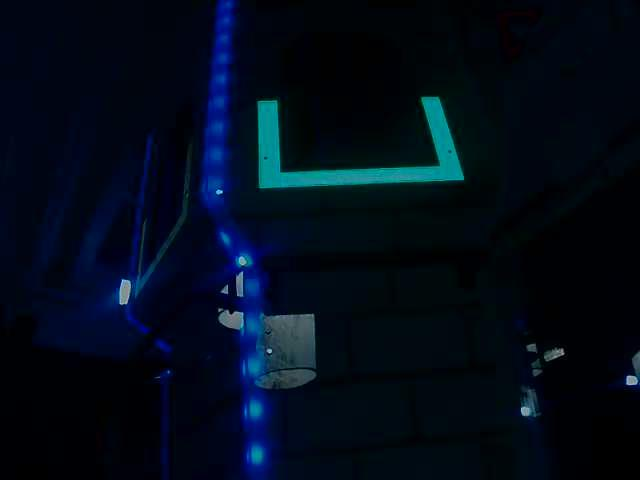
#> input picture vision/images/20.jpg, 640 x 480 px
$ jupyter execute '2016 STRONGHOLD Computer Vision & Targeting.ipynb'   (shell and % lines are left out)   (older library calls are emulated)
#> lines starting #> are read from the running program, lines starting #| are printed output that depends on the picture; after the words box and inside, x2 and y2 are one past the last pixel; in counts of white or black regions, pixels touching at a corner belong together
# 2016 STRONGHOLD Computer Vision & Targeting
This notebook outlines the techniques used for the Stryke Force 2016 computer vision and targetting system. To facilitate understanding, we use Python and OpenCV to process step by step through the process, and show pictures with intermediate results. In the competition robot, we use C++ and OpenCV and we are only interested in the final targeting information.

First, set up this notebook.

[cell 1]
import cv2
from matplotlib import pyplot as plt
import numpy as np
plt.rcParams['image.cmap'] = 'gray'

And define a utility function for displaying an image.

[cell 2]
BGR = 0
HSV = 1
BW  = 2
def displayImage(input_image, type):
    if type == BGR:
        plt.imshow(cv2.cvtColor(input_image, cv2.COLOR_BGR2RGB))
    elif type == HSV:
        plt.imshow(cv2.cvtColor(input_image, cv2.COLOR_HSV2RGB))
    elif type == BW:
        plt.imshow(input_image)
    else:
        raise("format not recognized.")
    plt.show()

### Capture a frame
Load our sample image and display it. This sample image was provided by FIRST and is similar in size, illumination, exposure and position to a frame our robot's targeting camera captures.

[cell 3]
frame = cv2.imread("images/20.jpg")
#> frame is the input picture: shape (480, 640, 3); mean B, G, R 25.2, 11.2, 1.8
displayImage(frame, BGR)

### The HSV Color Space
Now a short digression from our frame processing. Frames are captured by the camera in BGR format. We are going to convert our BGR frame to the [HSV color space](https://en.wikipedia.org/wiki/HSL_and_HSV) and then select just the image pixels that fall in-between two colors. Since we are looking for a specific reflected greenish color we can use a fairly narrow Hue range (first element of `hsv_lower` and `hsv_upper` below) and accomodate a large range for saturation and value/brightness (second and third elements respectively). This is usually harder to achieve with BGR images since all three channels contain color and brightness information and therefore change together with the amount of light in the image.

Blurring the image is often used to remove small features we're not interested in (noise). We'll compare our result with and without blurring the image first.


### Select HSV lower and upper color limits
To prepare for a competition, we use test images to select a lower and upper HSV bound color for the **inRange** operation to calibrate our camera for the particular lighting conditions on the competition field. In this exercise, we use the captured frame above as our calibration image. You can use the 'select by color' operation of an imaging program such as Photoshop to sample the target color.

As a starting point, we use hue + 5 and hue - 5 as our upper and lower bounds. We display these colors next to part of the target image below. Note: hue is normally in the range 0-360 but OpenCV uses 0-180 so we will integer divide by 2. We'll use wide ranges for saturation and value (brightness) since these vary more with robot position and ambient lighting changes.

[cell 4]
hue = 182 // 2
hsv_lower = (hue - 5, 100, 100)
hsv_upper = (hue + 5, 255, 255)

plt.subplot(1, 3, 1)
plt.imshow(cv2.cvtColor(np.uint8([[hsv_lower]*100]*100), cv2.COLOR_HSV2RGB))
plt.subplot(1, 3, 2)
plt.imshow(cv2.cvtColor(frame[120:200, 400:475], cv2.COLOR_BGR2RGB))
plt.subplot(1, 3, 3)
plt.imshow(cv2.cvtColor(np.uint8([[hsv_upper]*100]*100), cv2.COLOR_HSV2RGB))
plt.show()
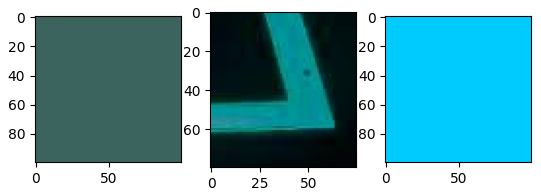
#> figure drawn by matplotlib, 3 panels

### Select pixels that fall in range of our upper and lower colors
Back to frame processing. We now want to select all pixels that fall within the HSV range of our upper and lower limits selected prior to the match. We use OpenCV's **inRange** operation to process the frame and return a new black and white image with the selected pixels in white.

[cell 5]
hsv_frame = cv2.cvtColor(frame, cv2.COLOR_BGR2HSV)
#> hsv_frame: shape (480, 640, 3); mean H, S, V 106.7, 240.1, 25.3
inrange_mask = cv2.inRange(hsv_frame, hsv_lower, hsv_upper)
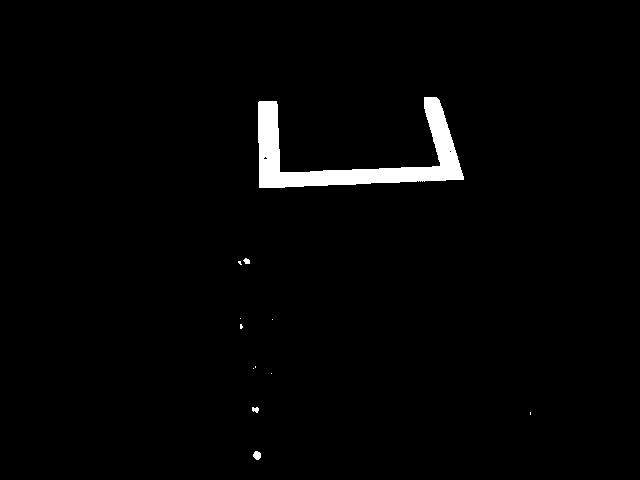
#> inrange_mask: shape (480, 640); 1.9% white; 12 white regions (8 under 20 px), largest, box (x1, y1, x2, y2) and area: (258, 97, 464, 188) 5779, (253, 451, 261, 460) 55, (252, 407, 259, 413) 31, (243, 258, 250, 264) 30
displayImage(inrange_mask, BW)

### Removal unwanted noise in our mask image
For the 2016 robot we used a technique called [Morphological Closing](https://en.wikipedia.org/wiki/Closing_%28morphology%29) which is used for closing small holes in the mask of our target. Closing is dilation followed by erosion with a structuring element size we can tweak.

[cell 6]
# a bit of trial and error finds good structuring element parameters
size = 3
structuring_element = cv2.getStructuringElement(cv2.MORPH_RECT, (size, size))

# dilate, then erode the mask of the target to close small holes in the target
dilated_mask = cv2.dilate(inrange_mask, structuring_element)
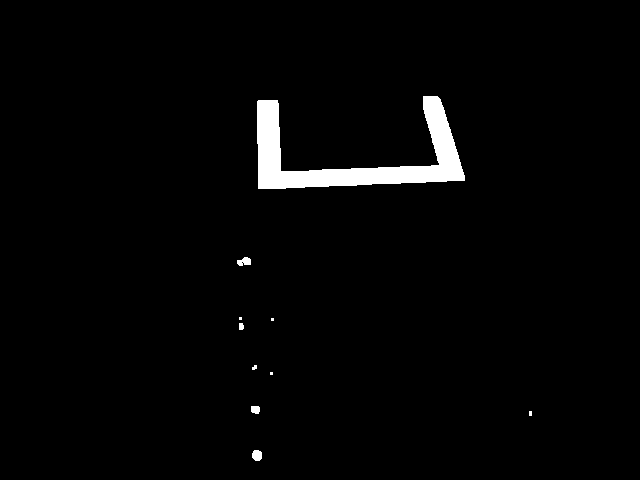
#> dilated_mask: shape (480, 640); 2.2% white; 10 white regions (5 under 20 px), largest, box (x1, y1, x2, y2) and area: (257, 96, 465, 189) 6560, (252, 450, 262, 461) 93, (237, 257, 251, 266) 90, (251, 406, 260, 414) 64, (239, 323, 244, 330) 32
closed_mask  = cv2.erode(dilated_mask, structuring_element)
#> closed_mask: shape (480, 640); 1.9% white; 12 white regions (8 under 20 px)

displayImage(closed_mask, BW)

### Find the target outline
We now use this mask of the target to accurately locate the target in the frame. We use OpenCV's **findContours** operation to find a set of points that form an outline of our target. The **findContours** operation will find an outline for each white part of the mask but we know the target will have the largest outline.  To illustrate, we will show the original frame overlaid with the target outline.

[cell 7]
# contours will contain all contours
image, contours, hierarchy = cv2.findContours(closed_mask.copy(), cv2.RETR_LIST, cv2.CHAIN_APPROX_SIMPLE)
#> contours = 12 contours, 8 with area under 20; largest, box (x1, y1, x2, y2) and area: (258, 97, 464, 188) 5437, (253, 451, 261, 460) 44, (252, 407, 259, 413) 24, (243, 258, 250, 264) 21

# find the largest contour by area
target_contour = sorted(contours, key = cv2.contourArea, reverse = True)[0]
#> target_contour = contour of 128 points, box (x1, y1, x2, y2) (258, 97, 464, 188), area 5437

# overlay red contour on copy of original frame and display
frame_copy = frame.copy()
cv2.drawContours(frame_copy, [target_contour], -1, (0, 0, 255), 2)
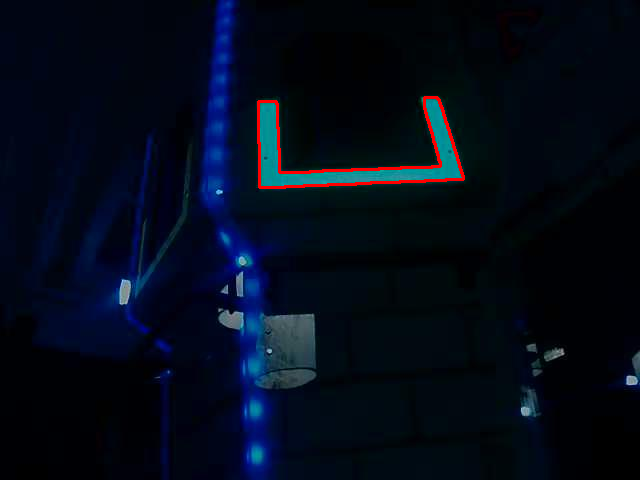
#> frame_copy: shape (480, 640, 3); 0.72% of pixels changed, all inside (x1, y1, x2, y2) = (257, 96, 465, 189)
displayImage(frame_copy, BGR)

$ run again, with vision/images/15.jpg copied over vision/images/20.jpg
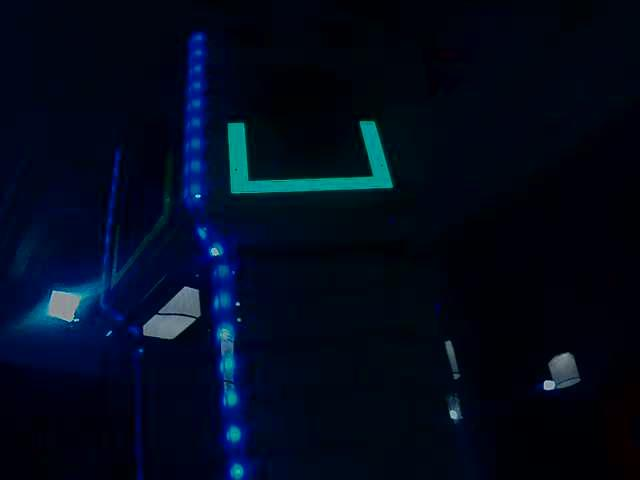
#> input picture vision/images/15.jpg, 640 x 480 px
#> frame is the input picture: shape (480, 640, 3); mean B, G, R 28.2, 10.3, 1.9
#> hsv_frame: shape (480, 640, 3); mean H, S, V 112.2, 246.6, 28.3
#> `inrange_mask = cv2.inRange(hsv_frame, hsv_lower, hsv_upper)`:
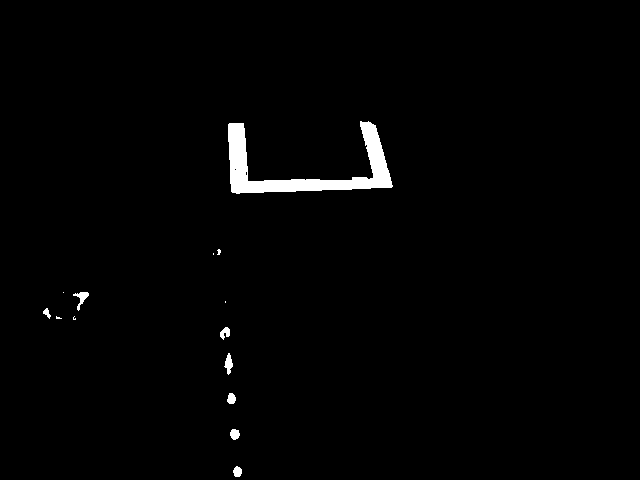
#> inrange_mask: shape (480, 640); 1.4% white; 14 white regions (6 under 20 px), largest, box (x1, y1, x2, y2) and area: (228, 121, 393, 194) 3729, (73, 292, 89, 311) 115, (224, 353, 233, 375) 110
#> dilated_mask: shape (480, 640); 1.8% white; 14 white regions (3 under 20 px), largest, box (x1, y1, x2, y2) and area: (227, 120, 394, 195) 4366, (72, 291, 90, 312) 197, (223, 352, 234, 376) 177
#> closed_mask: shape (480, 640); 1.4% white; 14 white regions (6 under 20 px)
#> contours = 14 contours, 6 with area under 20; largest, box (x1, y1, x2, y2) and area: (228, 121, 393, 194) 3457, (73, 292, 89, 311) 90, (224, 353, 233, 375) 88, (220, 327, 230, 340) 72, (230, 429, 240, 440) 69, (227, 393, 236, 404) 62, (233, 466, 242, 477) 62, (43, 308, 51, 319) 32
#> target_contour = contour of 121 points, box (x1, y1, x2, y2) (228, 121, 393, 194), area 3457
#> `cv2.drawContours(frame_copy, [target_contour], -1, (0, 0, 255), 2)`:
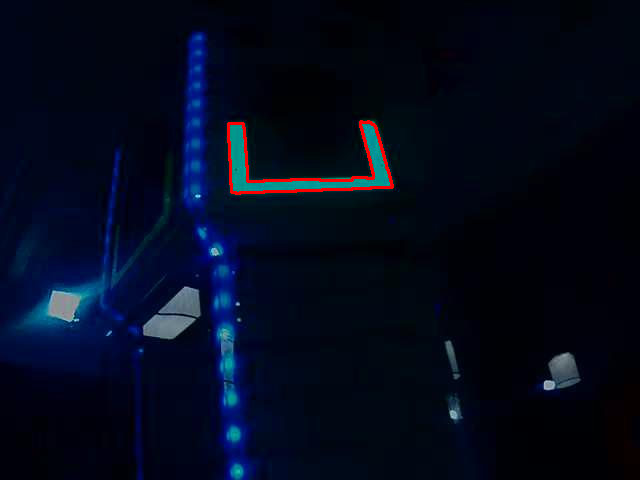
#> frame_copy: shape (480, 640, 3); 0.58% of pixels changed, all inside (x1, y1, x2, y2) = (227, 120, 394, 195)
